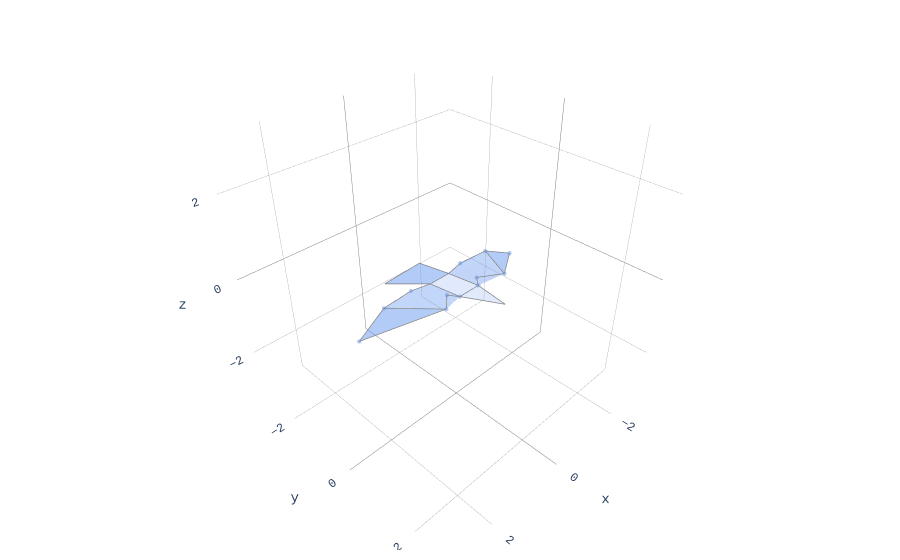

Notebook cell for this chart:
### Code cell
# Let's try excluding the tail markers to focus on wings only
pigeon.exclude_markers(['left_tailtip', 'right_tailtip'])

print("After excluding tail tips:")
print(pigeon.analysis_marker_names)
print(f"Count: {len(pigeon.analysis_marker_names)}")

fig = plot_plotly(pigeon, colour='cornflowerblue')
fig.show()

### Figure 1 — Plotly figure (JSON) as saved in the notebook; plotly's stock layout.template omitted (floating-point values rounded to 4 significant figures)
{"data": [{"color": "cornflowerblue", "hoverinfo": "none", "opacity": 0.2, "type": "mesh3d", "x": [0.271, -0.05033, -0.271], "y": [0.3412, 1.261, 0.3412], "z": [0.002318, 0.1311, 0.002318]}, {"hoverinfo": "name", "line": {"color": "grey", "width": 1.5}, "mode": "lines", "name": "head cornflowerblue", "type": "scatter3d", "x": [0.271, -0.05033, -0.271, 0.271], "y": [0.3412, 1.261, 0.3412, 0.3412], "z": [0.002318, 0.1311, 0.002318, 0.002318]}, {"color": "cornflowerblue", "hoverinfo": "none", "opacity": 0.2, "type": "mesh3d", "x": [0.271, 0.271, 0.04818, -0.271, -0.271], "y": [0.3412, -0.5183, -0.5183, -0.5183, 0.3412], "z": [0.002318, -0.1189, -0.1189, -0.1189, 0.002318]}, {"hoverinfo": "name", "line": {"color": "grey", "width": 1.5}, "mode": "lines", "name": "body cornflowerblue", "type": "scatter3d", "x": [0.271, 0.271, 0.04818, -0.271, -0.271, 0.271], "y": [0.3412, -0.5183, -0.5183, -0.5183, 0.3412, 0.3412], "z": [0.002318, -0.1189, -0.1189, -0.1189, 0.002318, 0.002318]}, {"color": "cornflowerblue", "hoverinfo": "none", "opacity": 0.5, "type": "mesh3d", "x": [0.271, 0.04818, -0.271, -0.4749, 0.5937], "y": [-0.5183, -0.5183, -0.5183, -1.677, -1.647], "z": [-0.1189, -0.1189, -0.1189, -0.4987, -0.5274]}, {"hoverinfo": "name", "line": {"color": "grey", "width": 1.5}, "mode": "lines", "name": "tail cornflowerblue", "type": "scatter3d", "x": [0.271, 0.04818, -0.271, -0.4749, 0.5937, 0.271], "y": [-0.5183, -0.5183, -0.5183, -1.677, -1.647, -0.5183], "z": [-0.1189, -0.1189, -0.1189, -0.4987, -0.5274, -0.1189]}, {"color": "cornflowerblue", "hoverinfo": "none", "opacity": 0.4, "type": "mesh3d", "x": [0.271, 0.4367, 0.8501, 1.492, 0.7293, 0.271], "y": [0.3412, 0.1392, 0.5401, -0.575, -0.6189, -0.5183], "z": [0.002318, 0.02094, 0.1121, -0.1258, -0.1187, -0.1189]}, {"hoverinfo": "name", "line": {"color": "grey", "width": 1.5}, "mode": "lines", "name": "right_armwing cornflowerblue", "type": "scatter3d", "x": [0.271, 0.4367, 0.8501, 1.492, 0.7293, 0.271, 0.271], "y": [0.3412, 0.1392, 0.5401, -0.575, -0.6189, -0.5183, 0.3412], "z": [0.002318, 0.02094, 0.1121, -0.1258, -0.1187, -0.1189, 0.002318]}, {"color": "cornflowerblue", "hoverinfo": "none", "opacity": 0.4, "type": "mesh3d", "x": [-0.271, -0.4367, -0.8501, -1.492, -0.7293, -0.271], "y": [0.3412, 0.1392, 0.5401, -0.575, -0.6189, -0.5183], "z": [0.002318, 0.02094, 0.1121, -0.1258, -0.1187, -0.1189]}, {"hoverinfo": "name", "line": {"color": "grey", "width": 1.5}, "mode": "lines", "name": "left_armwing cornflowerblue", "type": "scatter3d", "x": [-0.271, -0.4367, -0.8501, -1.492, -0.7293, -0.271, -0.271], "y": [0.3412, 0.1392, 0.5401, -0.575, -0.6189, -0.5183, 0.3412], "z": [0.002318, 0.02094, 0.1121, -0.1258, -0.1187, -0.1189, 0.002318]}, {"color": "cornflowerblue", "hoverinfo": "none", "opacity": 0.5, "type": "mesh3d", "x": [-0.8501, -1.492, -2.236], "y": [0.5401, -0.575, -0.4725], "z": [0.1121, -0.1258, -0.4797]}, {"hoverinfo": "name", "line": {"color": "grey", "width": 1.5}, "mode": "lines", "name": "left_handwing cornflowerblue", "type": "scatter3d", "x": [-0.8501, -1.492, -2.236, -0.8501], "y": [0.5401, -0.575, -0.4725, 0.5401], "z": [0.1121, -0.1258, -0.4797, 0.1121]}, {"color": "cornflowerblue", "hoverinfo": "none", "opacity": 0.5, "type": "mesh3d", "x": [0.8501, 1.492, 2.236], "y": [0.5401, -0.575, -0.4725], "z": [0.1121, -0.1258, -0.4797]}, {"hoverinfo": "name", "line": {"color": "grey", "width": 1.5}, "mode": "lines", "name": "right_handwing cornflowerblue", "type": "scatter3d", "x": [0.8501, 1.492, 2.236, 0.8501], "y": [0.5401, -0.575, -0.4725, 0.5401], "z": [0.1121, -0.1258, -0.4797, 0.1121]}, {"hoverinfo": "none", "marker": {"color": "cornflowerblue", "opacity": 0.5, "size": 2.5}, "mode": "markers", "type": "scatter3d", "x": [-2.236, 2.236, -0.8501, 0.8501, -1.492, 1.492, -0.7293, 0.7293, -0.4367, 0.4367, -0.271, 0.271], "y": [-0.4725, -0.4725, 0.5401, 0.5401, -0.575, -0.575, -0.6189, -0.6189, 0.1392, 0.1392, 0.3412, 0.3412], "z": [-0.4797, -0.4797, 0.1121, 0.1121, -0.1258, -0.1258, -0.1187, -0.1187, 0.02094, 0.02094, 0.002318, 0.002318]}], "layout": {"font": {"family": "Andale Mono, Courier New, sans-serif"}, "margin": {"b": 10, "l": 10, "r": 10, "t": 10}, "scene": {"aspectmode": "cube", "aspectratio": {"x": 1, "y": 1, "z": 1}, "xaxis": {"backgroundcolor": "white", "dtick": 2, "gridcolor": "grey", "gridwidth": 0.5, "range": [-3.131, 3.131], "showbackground": true, "tick0": 0, "zerolinecolor": "grey"}, "yaxis": {"backgroundcolor": "white", "dtick": 2, "gridcolor": "grey", "gridwidth": 0.5, "range": [-3.339, 2.923], "showbackground": true, "tick0": 0, "zerolinecolor": "grey"}, "zaxis": {"backgroundcolor": "white", "dtick": 2, "gridcolor": "grey", "gridwidth": 0.5, "range": [-3.131, 3.131], "showbackground": true, "tick0": 0, "zerolinecolor": "grey"}}, "showlegend": false}}
